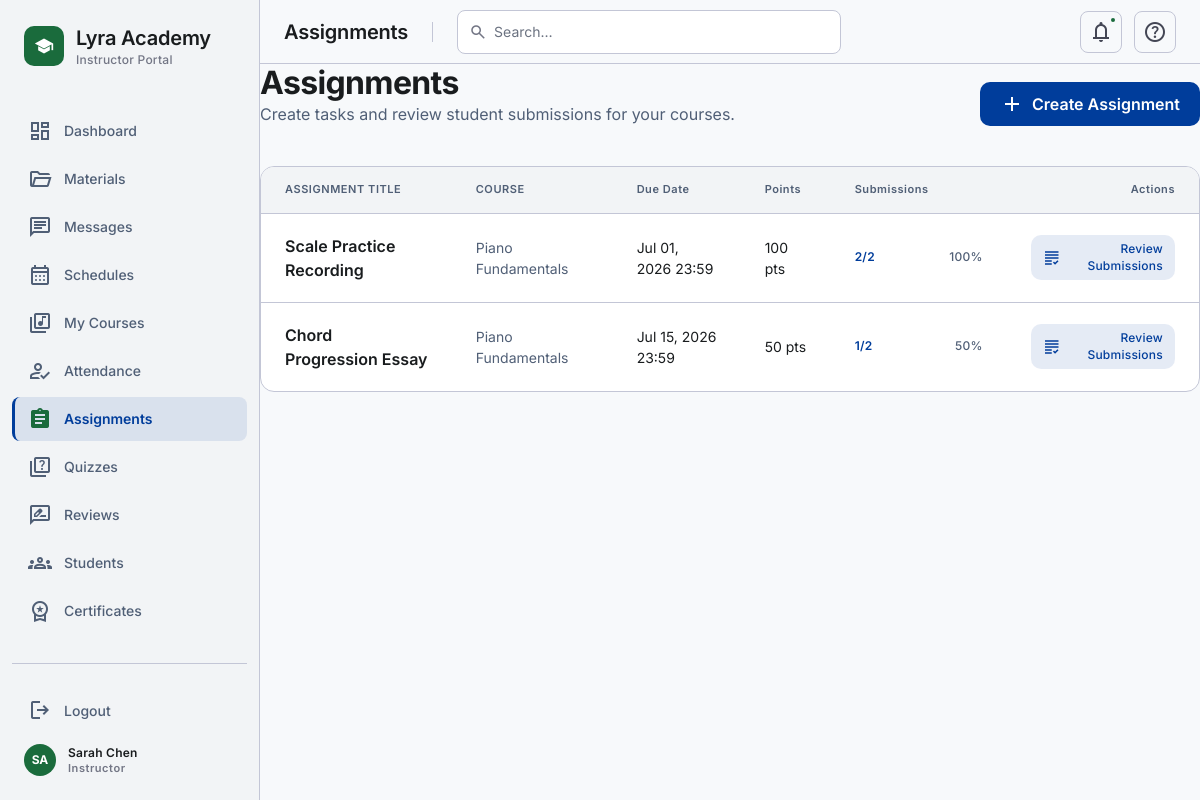
Screenshot of /23_Assignments/index.php (signed in) with the database file from the repository.
### tables this page shows
CREATE TABLE IF NOT EXISTS assignments (
    id INT AUTO_INCREMENT PRIMARY KEY,
    course_id INT NOT NULL,
    title VARCHAR(150) NOT NULL,
    description TEXT,
    due_date DATETIME NOT NULL,
    max_points INT DEFAULT 100,
    file_path VARCHAR(255) NULL,
    file_name VARCHAR(255) NULL,
    created_at TIMESTAMP DEFAULT CURRENT_TIMESTAMP,
    FOREIGN KEY (course_id) REFERENCES courses(id) ON DELETE CASCADE
);

CREATE TABLE IF NOT EXISTS courses (
    id INT AUTO_INCREMENT PRIMARY KEY,
    title VARCHAR(150) NOT NULL,
    description TEXT,
    instrument_id INT,
    difficulty ENUM('beginner', 'intermediate', 'advanced') DEFAULT 'beginner',
    price DECIMAL(10, 2) DEFAULT 0.00,
    status ENUM('draft', 'published') DEFAULT 'draft',
    created_at TIMESTAMP DEFAULT CURRENT_TIMESTAMP,
    updated_at TIMESTAMP DEFAULT CURRENT_TIMESTAMP ON UPDATE CURRENT_TIMESTAMP,
    FOREIGN KEY (instrument_id) REFERENCES instruments(id) ON DELETE SET NULL
);

### 23_Assignments/index.php (the view, shortened to what this page needs)
<?php
require_once __DIR__ . '/../config/design-system.php';
$pdo = require_once __DIR__ . '/../config/db.php';
$instructorId = $_SESSION['user_id'];
try {
    $assignmentsStmt = $pdo->prepare("
        SELECT a.*, c.title as course_title,
               (SELECT COUNT(*) FROM submissions s WHERE s.assignment_id = a.id) as submission_count,
               (SELECT COUNT(*) FROM enrollments e WHERE e.course_id = a.course_id AND e.status = 'approved') as student_count
        FROM assignments a
        JOIN courses c ON a.course_id = c.id
        JOIN instructor_assignments ia ON c.id = ia.course_id
        WHERE ia.instructor_id = :instructor_id
        ORDER BY a.due_date ASC
    ");
    $assignmentsStmt->execute(['instructor_id' => $instructorId]);
    $assignments = $assignmentsStmt->fetchAll();
} catch (Exception $e) {
    error_log('DB error: ' . $e->getMessage()); die('A database error occurred. Please try again later.');
}
?>
<!DOCTYPE html>
<html lang="en">
<head>
</head>
<body class="bg-background text-on-surface">
<main id="lms-main-content" class="lms-main">
    <div class="max-w-container-max mx-auto space-y-lg">
        <div class="flex justify-between items-end">
            <div>
                <h2 class="font-h1 text-h1 text-on-background">Assignments</h2>
                <p class="text-secondary font-body-lg">Create tasks and review student submissions for your courses.</p>
            </div>
            <button onclick="openAssignmentModal()" class="flex items-center gap-2 bg-primary text-on-primary px-5 py-2.5 rounded-lg font-semibold hover:opacity-90 transition-opacity">
                <span class="material-symbols-outlined" aria-hidden="true">add</span>
                Create Assignment
            </button>
        </div>
        <div class="bg-surface-container-lowest border border-outline-variant rounded-xl overflow-hidden custom-shadow">
            <table class="w-full text-left border-collapse">
                <thead class="bg-surface-container-low border-b border-outline-variant">
                    <tr>
                        <th class="px-md py-4 text-label-sm text-secondary uppercase tracking-wider">Assignment Title</th>
                        <th class="px-md py-4 text-label-sm text-secondary uppercase tracking-wider">Course</th>
                        <th class="px-md py-4 text-label-sm text-secondary tracking-wider">Due Date</th>
                        <th class="px-md py-4 text-label-sm text-secondary tracking-wider">Points</th>
                        <th class="px-md py-4 text-label-sm text-secondary tracking-wider">Submissions</th>
                        <th class="px-md py-4 text-label-sm text-secondary tracking-wider text-right">Actions</th>
                    </tr>
                </thead>
                <tbody class="divide-y divide-outline-variant">
                    <?php if (empty($assignments)): ?>
                        <tr>
                            <td colspan="6" class="px-md py-8 text-center text-on-surface-variant">No assignments created yet.</td>
                        </tr>
                    <?php else: ?>
                        <?php foreach ($assignments as $a): ?>
                            <tr class="hover:bg-surface-container-low transition-colors group">
                                <td class="px-md py-5 font-semibold text-on-surface"><?= htmlspecialchars($a['title']) ?></td>
                                <td class="px-md py-5 text-body-md text-secondary"><?= htmlspecialchars($a['course_title']) ?></td>
                                <td class="px-md py-5 text-body-md text-on-surface"><?= date('M d, Y H:i', strtotime($a['due_date'])) ?></td>
                                <td class="px-md py-5 text-body-md text-on-surface"><?= intval($a['max_points']) ?> pts</td>
                                <td class="px-md py-5">
                                    <div class="flex flex-col gap-1 w-32">
                                        <div class="flex justify-between text-label-md">
                                            <span class="font-semibold text-primary"><?= intval($a['submission_count']) ?>/<?= intval($a['student_count']) ?></span>
                                            <span class="text-secondary">
                                                <?= $a['student_count'] > 0 ? round(($a['submission_count'] / $a['student_count']) * 100) : 0 ?>%
                                            </span>
                                        </div>
                                    </div>
                                </td>
                                <td class="px-md py-5 text-right">
                                    <a href="/25_Recording_Reviews/index.php?assignment_id=<?= $a['id'] ?>" class="inline-flex items-center px-3 py-1.5 bg-primary/10 text-primary hover:bg-primary hover:text-white rounded-lg font-label-md text-label-md transition-all">
                                        <span class="material-symbols-outlined text-[18px] mr-1" aria-hidden="true">grading</span>
                                        Review Submissions
                                    </a>
                                </td>
                            </tr>
                        <?php endforeach; ?>
                    <?php endif; ?>
                </tbody>
            </table>
        </div>
    </div>
</main>
</body>
</html>

### rows the page displays
assignments: title "Scale Practice Recording", course.title "Piano Fundamentals", due_date "Jul 01, 2026 23:59", max_points "100", submission_count "2", student_count "2", student_count "100"
assignments: title "Chord Progression Essay", course.title "Piano Fundamentals", due_date "Jul 15, 2026 23:59", max_points "50", submission_count "1", student_count "2", student_count "50"

### other values shown
$cfg['label'] "Instructor Portal"
$item['label'] "Dashboard"
$item['label'] "Materials"
$item['label'] "Messages"
$item['label'] "Schedules"
$item['label'] "My Courses"
$item['label'] "Attendance"
$item['label'] "Assignments"
$item['label'] "Quizzes"
$item['label'] "Reviews"
$item['label'] "Students"
$item['label'] "Certificates"
$initials "SA"
$name "Sarah Chen"
$roleLabel "Instructor"
